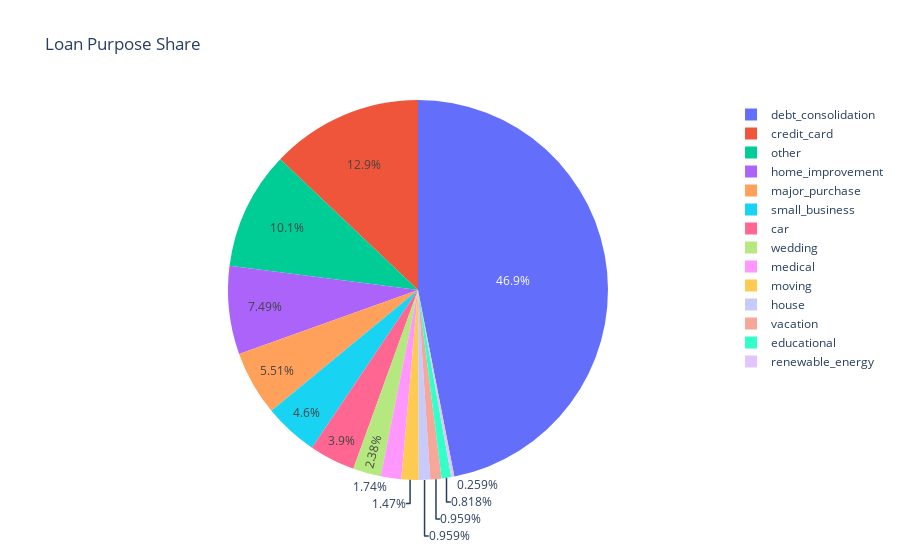

Here is the notebook cell this chart was saved with:
### Markdown cell above
# Loan Purpose Share

### Code cell
configure_plotly_browser_state()
source = df.purpose.value_counts().sort_values(ascending=False)
fig = go.Figure(data=[go.Pie(labels=source.index,values=source.values)])
fig.update_layout(title='Loan Purpose Share')
fig.show()

### Figure 1 — Plotly figure (JSON) as saved in the notebook; plotly's stock layout.template omitted (floating-point values rounded to 4 significant figures)
{"data": [{"values": [18641, 5130, 3993, 2976, 2187, 1828, 1549, 947, 693, 583, 381, 381, 325, 103], "labels": ["debt_consolidation", "credit_card", "other", "home_improvement", "major_purchase", "small_business", "car", "wedding", "medical", "moving", "house", "vacation", "educational", "renewable_energy"], "type": "pie"}], "layout": {"title": {"text": "Loan Purpose Share"}}}
